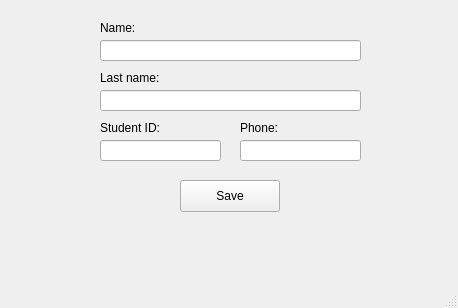
<?xml version="1.0" encoding="UTF-8"?>
<ui version="4.0">
 <class>MainWindow</class>
 <widget class="QMainWindow" name="MainWindow">
  <property name="geometry">
   <rect>
    <x>0</x>
    <y>0</y>
    <width>458</width>
    <height>308</height>
   </rect>
  </property>
  <property name="windowTitle">
   <string>MainWindow</string>
  </property>
  <widget class="QWidget" name="centralwidget">
   <widget class="QLineEdit" name="nameEdit">
    <property name="geometry">
     <rect>
      <x>100</x>
      <y>40</y>
      <width>261</width>
      <height>21</height>
     </rect>
    </property>
   </widget>
   <widget class="QLabel" name="nameLabel">
    <property name="geometry">
     <rect>
      <x>100</x>
      <y>20</y>
      <width>58</width>
      <height>16</height>
     </rect>
    </property>
    <property name="text">
     <string>Name:</string>
    </property>
   </widget>
   <widget class="QLabel" name="lastNameLabel">
    <property name="geometry">
     <rect>
      <x>100</x>
      <y>70</y>
      <width>81</width>
      <height>16</height>
     </rect>
    </property>
    <property name="text">
     <string>Last name:</string>
    </property>
   </widget>
   <widget class="QLineEdit" name="lastNameEdit">
    <property name="geometry">
     <rect>
      <x>100</x>
      <y>90</y>
      <width>261</width>
      <height>21</height>
     </rect>
    </property>
   </widget>
   <widget class="QLabel" name="idLabel">
    <property name="geometry">
     <rect>
      <x>100</x>
      <y>120</y>
      <width>81</width>
      <height>16</height>
     </rect>
    </property>
    <property name="text">
     <string>Student ID:</string>
    </property>
   </widget>
   <widget class="QLineEdit" name="lineEdit">
    <property name="geometry">
     <rect>
      <x>100</x>
      <y>140</y>
      <width>121</width>
      <height>21</height>
     </rect>
    </property>
   </widget>
   <widget class="QLabel" name="phoneLabel">
    <property name="geometry">
     <rect>
      <x>240</x>
      <y>120</y>
      <width>81</width>
      <height>16</height>
     </rect>
    </property>
    <property name="text">
     <string>Phone:</string>
    </property>
   </widget>
   <widget class="QLineEdit" name="phoneEdit">
    <property name="geometry">
     <rect>
      <x>240</x>
      <y>140</y>
      <width>121</width>
      <height>21</height>
     </rect>
    </property>
   </widget>
   <widget class="QPushButton" name="saveButton">
    <property name="geometry">
     <rect>
      <x>180</x>
      <y>180</y>
      <width>100</width>
      <height>32</height>
     </rect>
    </property>
    <property name="text">
     <string>Save</string>
    </property>
   </widget>
  </widget>
  <widget class="QMenuBar" name="menubar">
   <property name="geometry">
    <rect>
     <x>0</x>
     <y>0</y>
     <width>458</width>
     <height>33</height>
    </rect>
   </property>
  </widget>
  <widget class="QStatusBar" name="statusbar"/>
 </widget>
 <resources/>
 <connections/>
</ui>
